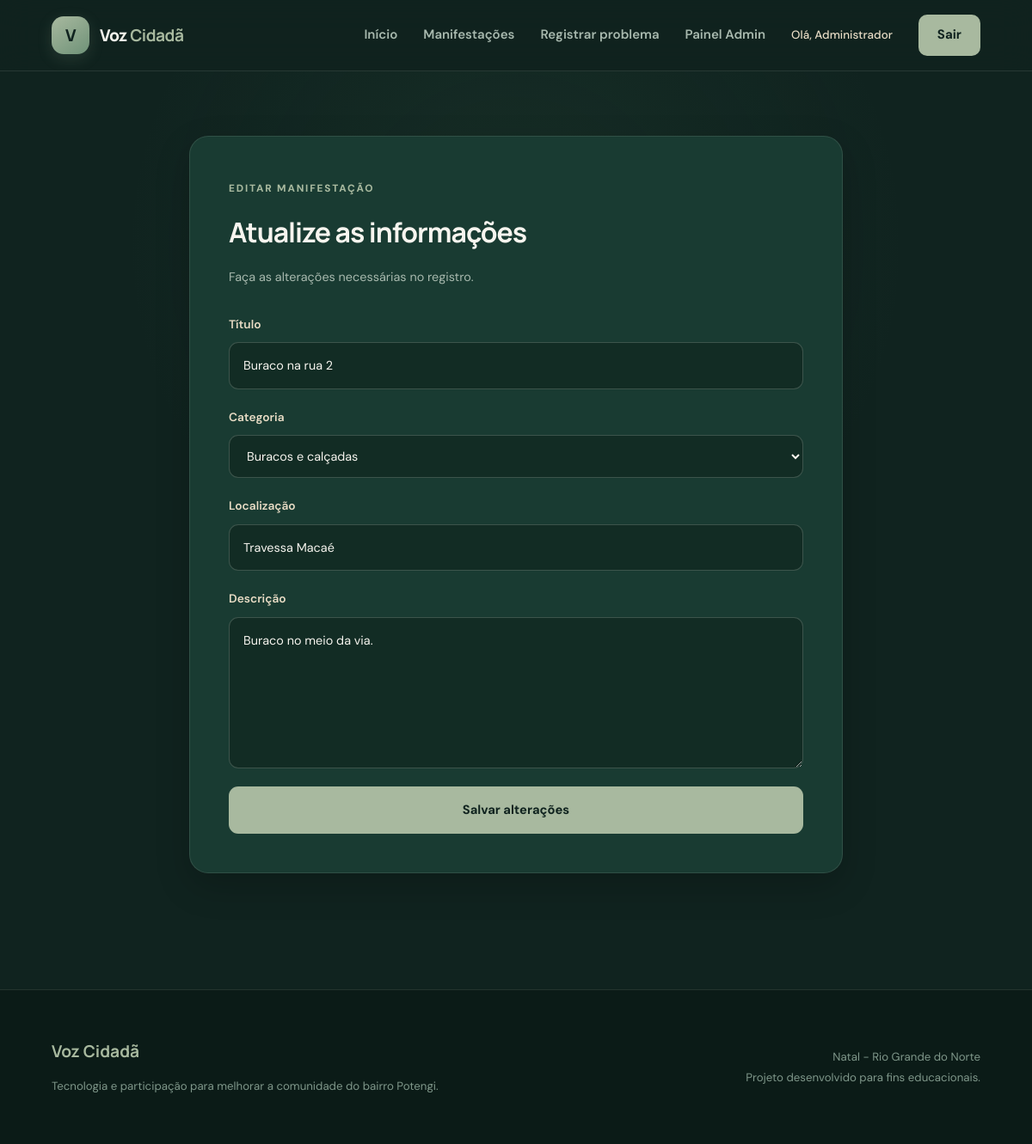
/manifestacao/1/editar (signed in), run on an earlier commit of the app's database.
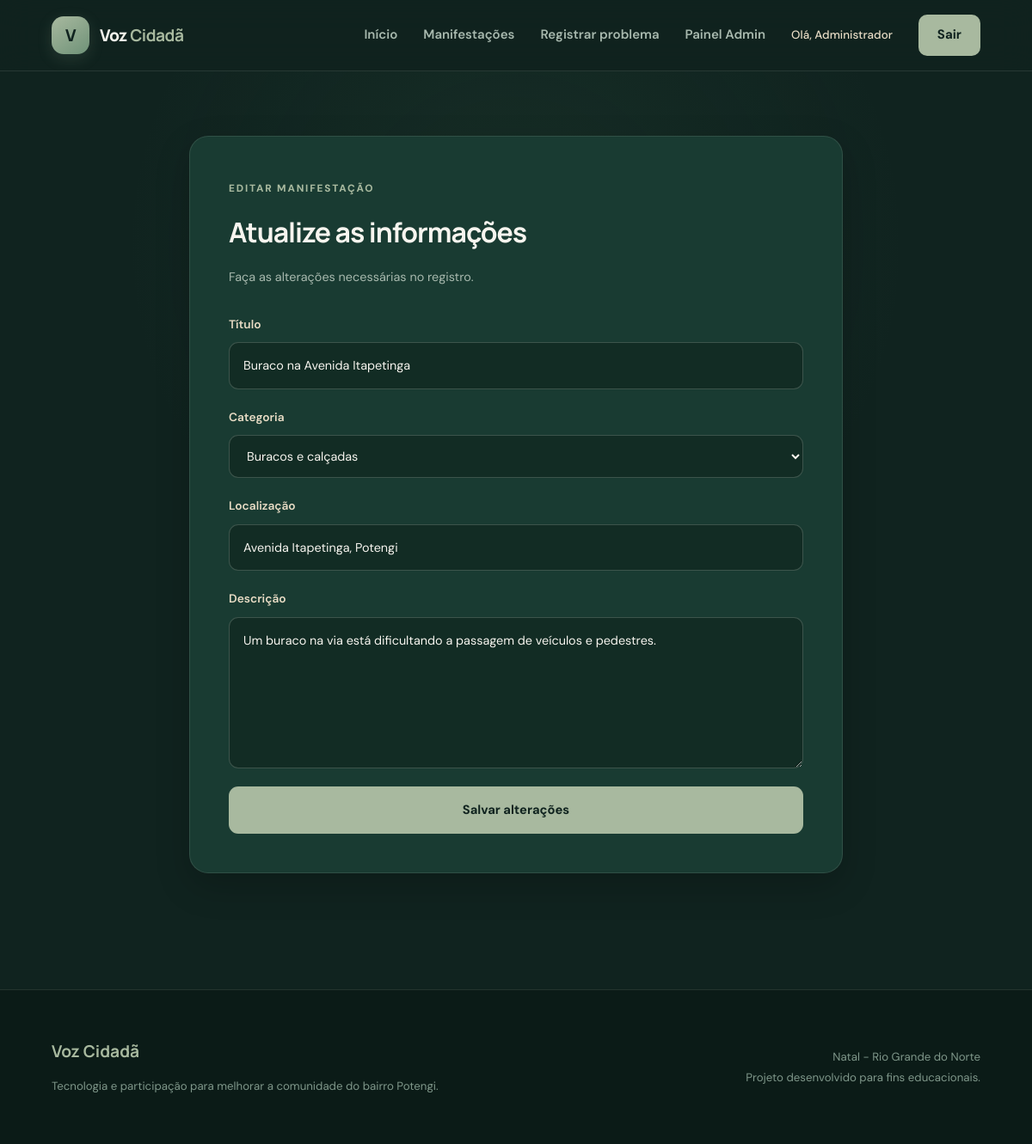
And on a later commit of the database.
### app.py (models this page shows)
class Manifestacao(db.Model):
    __tablename__ = "manifestacoes"
    id = db.Column(
        db.Integer,
        primary_key=True
    )
    titulo = db.Column(
        db.String(150),
        nullable=False
    )
    descricao = db.Column(
        db.Text,
        nullable=False
    )
    localizacao = db.Column(
        db.String(150),
        nullable=False
    )
    status = db.Column(
        db.String(30),
        nullable=False,
        default="Pendente"
    )
    data_registro = db.Column(
        db.DateTime,
        default=datetime.now
    )
    usuario_id = db.Column(
        db.Integer,
        db.ForeignKey("usuarios.id"),
        nullable=False
    )
    categoria_id = db.Column(
        db.Integer,
        db.ForeignKey("categorias.id"),
        nullable=False
    )

class Categoria(db.Model):
    __tablename__ = "categorias"
    id = db.Column(
        db.Integer,
        primary_key=True
    )
    nome = db.Column(
        db.String(100),
        nullable=False,
        unique=True
    )
    manifestacoes = db.relationship(
        "Manifestacao",
        backref="categoria",
        lazy=True
    )

### app.py (the view, shortened to what this page needs)
@app.route(
    "/manifestacao/<int:id>/editar",
    methods=["GET", "POST"]
)
@login_obrigatorio
def editar_manifestacao(id):
    manifestacao = Manifestacao.query.get_or_404(id)
    categorias = Categoria.query.order_by(
        Categoria.nome
    ).all()
    return render_template(
        "editar_manifestacao.html",
        manifestacao=manifestacao,
        categorias=categorias
    )

### app.py (called while the page is built)
def login_obrigatorio(funcao):
    @wraps(funcao)
    def verificar_login(*args, **kwargs):
        if "usuario_id" not in session:
            flash("Você precisa fazer login para acessar esta página.", "erro")
            return redirect(url_for("login"))
        return funcao(*args, **kwargs)
    return verificar_login

### templates/editar_manifestacao.html (shortened to what this page needs)
{% extends "base.html" %}
{% block content %}
<section class="pagina-formulario">
    <div class="formulario-container formulario-grande">
        <div class="formulario-cabecalho">
            <span>
                EDITAR MANIFESTAÇÃO
            </span>
            <h1>
                Atualize as informações
            </h1>
            <p>
                Faça as alterações necessárias no registro.
            </p>
        </div>
        <form method="POST" class="formulario">
            <div class="campo">
                <label for="titulo">
                    Título
                </label>
                <input
                    type="text"
                    id="titulo"
                    name="titulo"
                    value="{{ manifestacao.titulo }}"
                    required
                >
            </div>
            <div class="campo">
                <label for="categoria_id">
                    Categoria
                </label>
                <select
                    id="categoria_id"
                    name="categoria_id"
                    required
                >
                    {% for categoria in categorias %}
                        <option
                            value="{{ categoria.id }}"
                            {% if categoria.id == manifestacao.categoria_id %}
                                selected
                            {% endif %}
                        >
                            {{ categoria.nome }}
                        </option>
                    {% endfor %}
                </select>
            </div>
            <div class="campo">
                <label for="localizacao">
                    Localização
                </label>
                <input
                    type="text"
                    id="localizacao"
                    name="localizacao"
                    value="{{ manifestacao.localizacao }}"
                    required
                >
            </div>
            <div class="campo">
                <label for="descricao">
                    Descrição
                </label>
                <textarea
                    id="descricao"
                    name="descricao"
                    rows="6"
                    required
                >{{ manifestacao.descricao }}</textarea>
            </div>
            <button type="submit" class="botao botao-principal botao-largo">
                Salvar alterações
            </button>
        </form>
    </div>
</section>
{% endblock %}

What changed in the data, as far as the page shows it:
changed Manifestacao "Buracos e calçadas": titulo "Buraco na rua 2" → "Buraco na Avenida Itapetinga"; localizacao "Travessa Macaé" → "Avenida Itapetinga, Potengi"; descricao "Buraco no meio da via." → "Um buraco na via está dificultando a passagem de veículos e pedestres."
